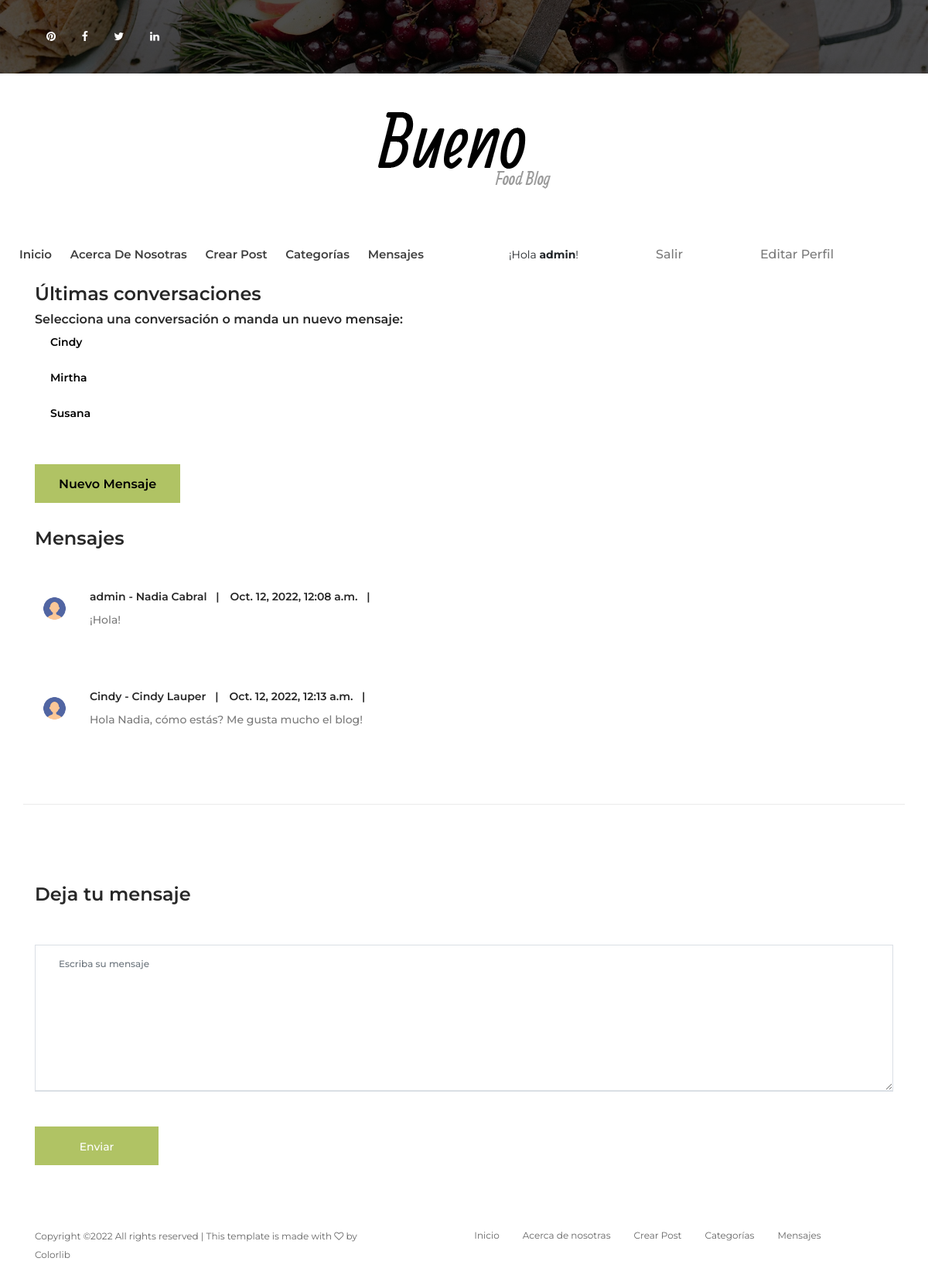
/mensajes/ (signed in), run on the app's committed database.
### AppMensajes/models.py (models this page shows, shortened)
class Message(models.Model):
	user = models.ForeignKey(User, on_delete=models.CASCADE, related_name='user')
	sender = models.ForeignKey(User, on_delete=models.CASCADE, related_name='from_user')
	recipient = models.ForeignKey(User, on_delete=models.CASCADE, related_name='to_user')
	body = models.TextField(max_length=1000, blank=True, null=True)
	date = models.DateTimeField(auto_now_add=True)
	is_read = models.BooleanField(default=False)
	def get_messages(user):
		messages = Message.objects.filter(user=user).values('recipient').annotate(last=Max('date')).order_by('-last')
		users = []
		for message in messages:
			users.append({
				'user': User.objects.get(pk=message['recipient']),
				'last': message['last'],
				'unread': Message.objects.filter(user=user, recipient__pk=message['recipient'], is_read=False).count()
				})
		return users

### AppMensajes/views.py (the view)
# urls.py: path('', Inbox, name='inbox'),
@login_required
def Inbox(request):
	user = request.user
	messages = Message.get_messages(user=request.user)
	active_direct = None
	directs = None
	if messages:
		message = messages[0]
		active_direct = message['user'].username
		directs = Message.objects.filter(user=request.user, recipient=message['user'])
		directs.update(is_read=True)
		for message in messages:
			if message['user'].username == active_direct:
				message['unread'] = 0
	context = {
		'directs': directs,
		'messages': messages,
		'active_direct': active_direct,
		}
	template = loader.get_template('AppMensajes/mensajes.html')
	return HttpResponse(template.render(context, request))

### AppBlog/templates/AppMensajes/mensajes.html (shortened to what this page needs)
{% extends 'padre.html' %}
{% load static %}
{% block post %}
<div class="single-widget-area post-widget mb-30 container">
    <h4>Últimas conversaciones</h4>
    <h6>Selecciona una conversación o manda un nuevo mensaje:</h6>
    {% for message in messages %}
    <a class="{% if active_direct == message.user.username %}is-active{% endif %}" href="{% url 'directs' message.user.username %}">
    <div class="single-post-area d-flex">
        <div class="blog-content">
            <span class="post-title">{{ message.user.username }}</span>
        </div>
        </a>
    </div>
    {% endfor %}
    <button class="btn bueno-btn mt-30"><a href="{% url 'usersearch' %}">Nuevo Mensaje</a></button>
<div class="comment_area clearfix mb-100 container">
    <h4 class="mb-50">Mensajes</h4>
    <ol>
        {% for direct in directs %}
        <li class="single_comment_area">
            <div class="comment-content d-flex">
                <div class="comment-author">
                    <img src="{% static 'img/avatar-user-profile.png' %}" alt="author">
                </div>
                <div class="comment-meta">
                    <div class="d-flex">
                        <a href="#" class="post-author">{{ direct.sender.username }} - {{ direct.sender.first_name }} {{ direct.sender.last_name }}</a>
                        <a href="#" class="post-date">{{ direct.date}}</a>
                    </div>
                    <p>{{ direct.body }}</p>
                </div>
            </div>
            {% endfor %}
        </li>
    </ol>
</div>
<div class="post-a-comment-area mb-30 clearfix container">
    <h4 class="mb-50">Deja tu mensaje</h4>
    <div class="contact-form-area">
        <form action="{% url 'send_direct' %}" method="POST" role="form">
            <div class="row">
                <div class="col-12">
                    <textarea name="body" class="form-control" id="message" cols="30" rows="10" placeholder="Escriba su mensaje"></textarea>
                </div>
                <div class="col-12">
                    <button class="btn bueno-btn mt-30" type="submit" name="action">Enviar</button>
                </div>
            </div>
        </form>
    </div>
</div>
{% endblock %}

### AppBlog/templates/padre.html (shortened to what this page needs)
<!DOCTYPE html>
<html lang="en">
<head>
    {% load static %}
    <link rel="stylesheet" href="{% static 'style.css' %}">
</head>
<body>
    <header class="header-area">
        <div class="top-header-area bg-img bg-overlay" style="background-image: url({% static 'img/bg-img/header.jpg' %});">
            <div class="container h-100">
                <div class="row h-100 align-items-center justify-content-between">
                    <div class="col-12 col-sm-6">
                        <div class="top-social-info">
                            <a href="https://ar.pinterest.com/" data-toggle="tooltip" data-placement="bottom" title="Pinterest"><i class="fa fa-pinterest" aria-hidden="true"></i></a>
                            <a href="https://www.facebook.com/" data-toggle="tooltip" data-placement="bottom" title="Facebook"><i class="fa fa-facebook" aria-hidden="true"></i></a>
                            <a href="https://twitter.com/" data-toggle="tooltip" data-placement="bottom" title="Twitter"><i class="fa fa-twitter" aria-hidden="true"></i></a>
                            <a href="https://www.linkedin.com/" data-toggle="tooltip" data-placement="bottom" title="Linkedin"><i class="fa fa-linkedin" aria-hidden="true"></i></a>
                        </div>
                    </div>
                </div>
            </div>
        </div>
        <div class="logo-area">
            <a href="index.html"><img src="{% static 'img/core-img/logo.png' %}" alt=""></a>
        </div>
        <div class="bueno-main-menu" id="sticker">
            <div class="classy-nav-container breakpoint-off">
                <div class="container-fluid">
                    <nav class="classy-navbar justify-content-between" id="buenoNav">
                        <div class="classy-menu">
                            <div class="classynav">
                                <ul>
                                    <li><a href="{% url 'inicio' %}">Inicio</a></li>
                                    <li><a href="{% url 'about' %}">Acerca de nosotras</a></li>
                                    <li><a href="{% url 'crearPost' %}">Crear Post</a></li>
                                    <li><a href="{% url 'listaCategorias' %}">Categorías</a></li>
                                    <li><a href="{% url 'inbox' %}">Mensajes</a></li>
                                </ul>
                                {% if user.is_authenticated %}
                                <div class="login-area">
                                    <span>¡Hola <strong>{{user.username}}</strong>!</span>
                                </div>
                                <div class="login-area">
                                    <a href="{% url 'logout' %}">Salir</a>
                                </div>
                                <div class="login-area">
                                    <a href="{% url 'editarPerfilUsuario' %}">Editar Perfil</a>
                                </div>
                                {% endif %}
                            </div>
                        </div>
                    </nav>
                </div>
            </div>
        </div>
    </header>
    {% block post %}{% endblock %}
    <footer class="footer-area">
        <div class="container">
            <div class="row">
                <div class="col-12 col-sm-5">
                    <p class="copywrite-text"><a href="#">
Copyright &copy;<script>document.write(new Date().getFullYear());</script> All rights reserved | This template is made with <i class="fa fa-heart-o" aria-hidden="true"></i> by <a href="https://colorlib.com" target="_blank">Colorlib</a>
</p>
                </div>
                <div class="col-12 col-sm-7">
                    <div class="footer-nav">
                        <ul>
                            <li><a href="{% url 'inicio' %}">Inicio</a></li>
                            <li><a href="{% url 'about' %}">Acerca de nosotras</a></li>
                            <li><a href="{% url 'crearPost' %}">Crear Post</a></li>
                            <li><a href="{% url 'listaCategorias' %}">Categorías</a></li>
                            <li><a href="{% url 'inbox' %}">Mensajes</a></li>
                        </ul>
                    </div>
                </div>
            </div>
        </div>
    </footer>
</body>
</html>

### AppBlog/static/css/classy-nav.css (style rules this page uses)
* { margin: 0; padding: 0; }
body { font-family: "Roboto", sans-serif; }
ul, ol { margin: 0; }
ul li, ol li { list-style: none; }
img { height: auto; max-width: 100%; }
.bg-img { background-position: center center; background-size: cover; background-repeat: no-repeat; }
.classy-nav-container { position: relative; z-index: 100; background-color: #ffffff; }
.classy-nav-container * { box-sizing: border-box; }
.classy-nav-container a { -webkit-transition-duration: 500ms; transition-duration: 500ms; text-decoration: none; outline: none; font-size: 14px; font-weight: 400; color: #232323; display: inline-block; }
.justify-content-between { -webkit-box-pack: justify; -ms-flex-pack: justify; justify-content: space-between; }
.classy-navbar { width: 100%; height: 70px; padding: 0.5em 2em; display: -webkit-box; display: -ms-flexbox; display: flex; -webkit-box-align: center; -ms-flex-align: center; -ms-grid-row-align: center; align-items: center; }
.classynav ul li { display: inline-block; clear: both; position: inherit; z-index: 10; }
.classynav ul li a { padding: 0 12px; display: block; height: 35px; font-size: 14px; line-height: 34px; }
.breakpoint-off .classynav { display: -webkit-box; display: -ms-flexbox; display: flex; -webkit-box-align: center; -ms-flex-align: center; -ms-grid-row-align: center; align-items: center; }

### data on the page
Message: sender.username "admin", sender.first_name "Nadia", sender.last_name "Cabral", date "Oct. 12, 2022, 12:08 a.m.", body "¡Hola!"
Message: sender.username "Cindy", sender.first_name "Cindy", sender.last_name "Lauper", date "Oct. 12, 2022, 12:13 a.m.", body "Hola Nadia, cómo estás? Me gusta mucho el blog!"

### other printed values
{{ user.username }} "admin"
{{ message.user.username }} "Cindy"
{{ message.user.username }} "Mirtha"
{{ message.user.username }} "Susana"
